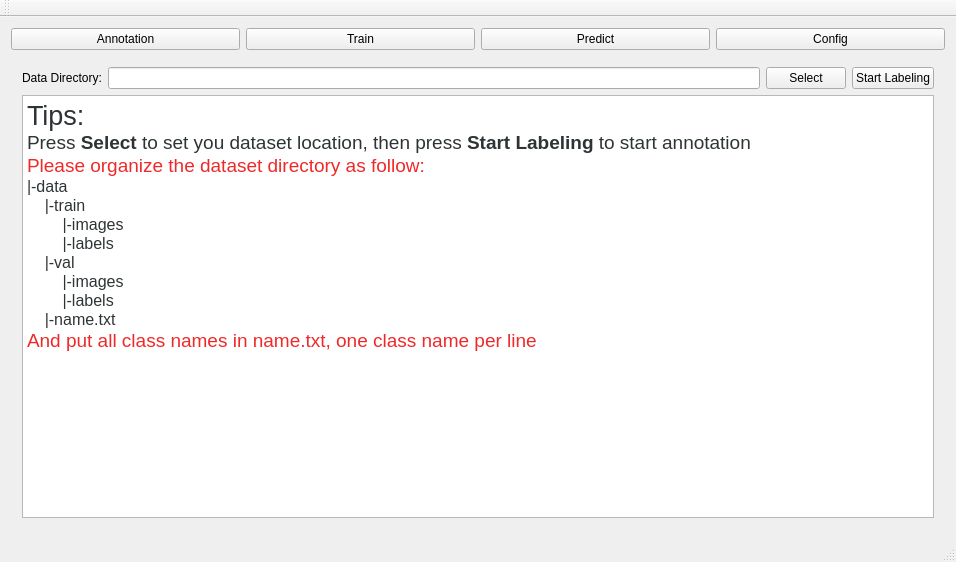
<?xml version="1.0" encoding="UTF-8"?>
<ui version="4.0">
 <class>MainWindow</class>
 <widget class="QMainWindow" name="MainWindow">
  <property name="geometry">
   <rect>
    <x>0</x>
    <y>0</y>
    <width>956</width>
    <height>562</height>
   </rect>
  </property>
  <property name="maximumSize">
   <size>
    <width>1280</width>
    <height>720</height>
   </size>
  </property>
  <property name="windowTitle">
   <string>Train Wizard</string>
  </property>
  <widget class="QWidget" name="centralWidget">
   <property name="maximumSize">
    <size>
     <width>1280</width>
     <height>720</height>
    </size>
   </property>
   <layout class="QVBoxLayout" name="verticalLayout_8">
    <item>
     <layout class="QVBoxLayout" name="verticalLayout_3">
      <item>
       <layout class="QHBoxLayout" name="horizontalLayout_4">
        <item>
         <widget class="QPushButton" name="NextButton">
          <property name="text">
           <string>Annotation</string>
          </property>
         </widget>
        </item>
        <item>
         <widget class="QPushButton" name="p1RunButton">
          <property name="text">
           <string>Train</string>
          </property>
         </widget>
        </item>
        <item>
         <widget class="QPushButton" name="p1JumpButton">
          <property name="text">
           <string>Predict</string>
          </property>
         </widget>
        </item>
        <item>
         <widget class="QPushButton" name="p1ConfigButton">
          <property name="text">
           <string>Config</string>
          </property>
         </widget>
        </item>
       </layout>
      </item>
      <item>
       <widget class="QStackedWidget" name="stackedWidget">
        <property name="frameShadow">
         <enum>QFrame::Plain</enum>
        </property>
        <property name="currentIndex">
         <number>0</number>
        </property>
        <widget class="QWidget" name="page_annotation">
         <layout class="QVBoxLayout" name="verticalLayout_4">
          <item>
           <layout class="QVBoxLayout" name="verticalLayout_2">
            <item>
             <layout class="QHBoxLayout" name="horizontalLayout_2">
              <item>
               <widget class="QLabel" name="DataDirLabel">
                <property name="text">
                 <string>Data Directory:</string>
                </property>
               </widget>
              </item>
              <item>
               <widget class="QLineEdit" name="DirShowLineEdit"/>
              </item>
              <item>
               <widget class="QPushButton" name="DirSelecButton">
                <property name="text">
                 <string>Select</string>
                </property>
               </widget>
              </item>
              <item>
               <widget class="QPushButton" name="p1startLabelButton">
                <property name="text">
                 <string>Start Labeling</string>
                </property>
               </widget>
              </item>
             </layout>
            </item>
            <item>
             <widget class="QTextBrowser" name="textBrowser">
              <property name="html">
               <string>&lt;!DOCTYPE HTML PUBLIC &quot;-//W3C//DTD HTML 4.0//EN&quot; &quot;http://www.w3.org/TR/REC-html40/strict.dtd&quot;&gt;
&lt;html&gt;&lt;head&gt;&lt;meta name=&quot;qrichtext&quot; content=&quot;1&quot; /&gt;&lt;style type=&quot;text/css&quot;&gt;
p, li { white-space: pre-wrap; }
&lt;/style&gt;&lt;/head&gt;&lt;body style=&quot; font-family:'Ubuntu'; font-size:11pt; font-weight:400; font-style:normal;&quot;&gt;
&lt;p style=&quot; margin-top:0px; margin-bottom:0px; margin-left:0px; margin-right:0px; -qt-block-indent:0; text-indent:0px;&quot;&gt;&lt;span style=&quot; font-size:20pt; color:#2e3436;&quot;&gt;Tips:&lt;/span&gt;&lt;/p&gt;
&lt;p style=&quot; margin-top:0px; margin-bottom:0px; margin-left:0px; margin-right:0px; -qt-block-indent:0; text-indent:0px;&quot;&gt;&lt;span style=&quot; font-size:14pt; color:#2e3436;&quot;&gt;Press &lt;/span&gt;&lt;span style=&quot; font-size:14pt; font-weight:600; color:#2e3436;&quot;&gt;Select&lt;/span&gt;&lt;span style=&quot; font-size:14pt; color:#2e3436;&quot;&gt; to set you dataset location, then press &lt;/span&gt;&lt;span style=&quot; font-size:14pt; font-weight:600; color:#2e3436;&quot;&gt;Start Labeling&lt;/span&gt;&lt;span style=&quot; font-size:14pt; color:#2e3436;&quot;&gt; to start annotation&lt;/span&gt;&lt;/p&gt;
&lt;p style=&quot; margin-top:0px; margin-bottom:0px; margin-left:0px; margin-right:0px; -qt-block-indent:0; text-indent:0px;&quot;&gt;&lt;span style=&quot; font-size:14pt; color:#ef2929;&quot;&gt;Please organize the dataset directory as follow:&lt;/span&gt;&lt;/p&gt;
&lt;p style=&quot; margin-top:0px; margin-bottom:0px; margin-left:0px; margin-right:0px; -qt-block-indent:0; text-indent:0px;&quot;&gt;&lt;span style=&quot; font-size:12pt; color:#2e3436;&quot;&gt;|-data&lt;/span&gt;&lt;/p&gt;
&lt;p style=&quot; margin-top:0px; margin-bottom:0px; margin-left:0px; margin-right:0px; -qt-block-indent:0; text-indent:0px;&quot;&gt;&lt;span style=&quot; font-size:12pt; color:#2e3436;&quot;&gt;    |-train&lt;/span&gt;&lt;/p&gt;
&lt;p style=&quot; margin-top:0px; margin-bottom:0px; margin-left:0px; margin-right:0px; -qt-block-indent:0; text-indent:0px;&quot;&gt;&lt;span style=&quot; font-size:12pt; color:#2e3436;&quot;&gt;        |-images&lt;/span&gt;&lt;/p&gt;
&lt;p style=&quot; margin-top:0px; margin-bottom:0px; margin-left:0px; margin-right:0px; -qt-block-indent:0; text-indent:0px;&quot;&gt;&lt;span style=&quot; font-size:12pt; color:#2e3436;&quot;&gt;        |-labels&lt;/span&gt;&lt;/p&gt;
&lt;p style=&quot; margin-top:0px; margin-bottom:0px; margin-left:0px; margin-right:0px; -qt-block-indent:0; text-indent:0px;&quot;&gt;&lt;span style=&quot; font-size:12pt; color:#2e3436;&quot;&gt;    |-val&lt;/span&gt;&lt;/p&gt;
&lt;p style=&quot; margin-top:0px; margin-bottom:0px; margin-left:0px; margin-right:0px; -qt-block-indent:0; text-indent:0px;&quot;&gt;&lt;span style=&quot; font-size:12pt; color:#2e3436;&quot;&gt;        |-images&lt;/span&gt;&lt;/p&gt;
&lt;p style=&quot; margin-top:0px; margin-bottom:0px; margin-left:0px; margin-right:0px; -qt-block-indent:0; text-indent:0px;&quot;&gt;&lt;span style=&quot; font-size:12pt; color:#2e3436;&quot;&gt;        |-labels&lt;/span&gt;&lt;/p&gt;
&lt;p style=&quot; margin-top:0px; margin-bottom:0px; margin-left:0px; margin-right:0px; -qt-block-indent:0; text-indent:0px;&quot;&gt;&lt;span style=&quot; font-size:12pt; color:#2e3436;&quot;&gt;    |-name.txt&lt;/span&gt;&lt;/p&gt;
&lt;p style=&quot; margin-top:0px; margin-bottom:0px; margin-left:0px; margin-right:0px; -qt-block-indent:0; text-indent:0px;&quot;&gt;&lt;span style=&quot; font-size:14pt; color:#ef2929;&quot;&gt;And put all class names in name.txt, one class name per line&lt;/span&gt;&lt;/p&gt;&lt;/body&gt;&lt;/html&gt;</string>
              </property>
             </widget>
            </item>
           </layout>
          </item>
         </layout>
        </widget>
        <widget class="QWidget" name="page_train">
         <layout class="QVBoxLayout" name="verticalLayout_7">
          <item>
           <layout class="QVBoxLayout" name="verticalLayout_9">
            <item>
             <layout class="QHBoxLayout" name="horizontalLayout_8">
              <item>
               <widget class="QLabel" name="trainEpochLabel">
                <property name="text">
                 <string>Epoch:</string>
                </property>
                <property name="alignment">
                 <set>Qt::AlignRight|Qt::AlignTrailing|Qt::AlignVCenter</set>
                </property>
               </widget>
              </item>
              <item>
               <widget class="QSpinBox" name="trainEpochSpinBox">
                <property name="minimum">
                 <number>1</number>
                </property>
                <property name="maximum">
                 <number>200</number>
                </property>
                <property name="value">
                 <number>50</number>
                </property>
               </widget>
              </item>
              <item>
               <widget class="QPushButton" name="trainRunButton">
                <property name="text">
                 <string>Run</string>
                </property>
                <property name="autoDefault">
                 <bool>false</bool>
                </property>
                <property name="default">
                 <bool>false</bool>
                </property>
                <property name="flat">
                 <bool>false</bool>
                </property>
               </widget>
              </item>
              <item>
               <widget class="QPushButton" name="trainStopButton">
                <property name="text">
                 <string>Stop</string>
                </property>
               </widget>
              </item>
             </layout>
            </item>
            <item>
             <widget class="QTextBrowser" name="textBrowser_3">
              <property name="frameShape">
               <enum>QFrame::NoFrame</enum>
              </property>
              <property name="frameShadow">
               <enum>QFrame::Plain</enum>
              </property>
              <property name="html">
               <string>&lt;!DOCTYPE HTML PUBLIC &quot;-//W3C//DTD HTML 4.0//EN&quot; &quot;http://www.w3.org/TR/REC-html40/strict.dtd&quot;&gt;
&lt;html&gt;&lt;head&gt;&lt;meta name=&quot;qrichtext&quot; content=&quot;1&quot; /&gt;&lt;style type=&quot;text/css&quot;&gt;
p, li { white-space: pre-wrap; }
&lt;/style&gt;&lt;/head&gt;&lt;body style=&quot; font-family:'Ubuntu'; font-size:11pt; font-weight:400; font-style:normal;&quot;&gt;
&lt;p style=&quot; margin-top:0px; margin-bottom:0px; margin-left:0px; margin-right:0px; -qt-block-indent:0; text-indent:0px;&quot;&gt;&lt;span style=&quot; font-size:20pt; color:#2e3436;&quot;&gt;Tips:&lt;/span&gt;&lt;/p&gt;
&lt;p style=&quot; margin-top:0px; margin-bottom:0px; margin-left:0px; margin-right:0px; -qt-block-indent:0; text-indent:0px;&quot;&gt;&lt;span style=&quot; font-size:14pt;&quot;&gt;Press &lt;/span&gt;&lt;span style=&quot; font-size:14pt; font-weight:600;&quot;&gt;Run&lt;/span&gt;&lt;span style=&quot; font-size:14pt;&quot;&gt; to start training the model&lt;/span&gt;&lt;/p&gt;&lt;/body&gt;&lt;/html&gt;</string>
              </property>
             </widget>
            </item>
           </layout>
          </item>
         </layout>
        </widget>
        <widget class="QWidget" name="page_predict">
         <layout class="QVBoxLayout" name="verticalLayout_10">
          <item>
           <layout class="QVBoxLayout" name="verticalLayout">
            <item>
             <layout class="QHBoxLayout" name="horizontalLayout">
              <item>
               <widget class="QLabel" name="predictVideopathLabel">
                <property name="text">
                 <string>Video Path:</string>
                </property>
               </widget>
              </item>
              <item>
               <widget class="QLineEdit" name="predVideopathlineEdit"/>
              </item>
              <item>
               <widget class="QPushButton" name="predVidelselectButton">
                <property name="text">
                 <string>Select</string>
                </property>
               </widget>
              </item>
              <item>
               <widget class="QPushButton" name="predVideoRunButton">
                <property name="text">
                 <string>Run</string>
                </property>
               </widget>
              </item>
             </layout>
            </item>
            <item>
             <layout class="QHBoxLayout" name="horizontalLayout_9">
              <item>
               <widget class="QLabel" name="predModelpathLabel">
                <property name="text">
                 <string>Model Path:</string>
                </property>
               </widget>
              </item>
              <item>
               <widget class="QLineEdit" name="predModelpathlineEdit">
                <property name="text">
                 <string>/opt/tmp/weights/best.pt</string>
                </property>
               </widget>
              </item>
              <item>
               <widget class="QPushButton" name="predModelselectButton">
                <property name="text">
                 <string>Select</string>
                </property>
               </widget>
              </item>
             </layout>
            </item>
           </layout>
          </item>
         </layout>
        </widget>
        <widget class="QWidget" name="page_transfer">
         <layout class="QHBoxLayout" name="horizontalLayout_6">
          <item>
           <layout class="QVBoxLayout" name="verticalLayout_5">
            <item>
             <layout class="QHBoxLayout" name="horizontalLayout_5">
              <item>
               <widget class="QPushButton" name="getRetButton">
                <property name="text">
                 <string>Show Result</string>
                </property>
               </widget>
              </item>
              <item>
               <widget class="QLabel" name="IpLabel">
                <property name="text">
                 <string>IP Address:</string>
                </property>
               </widget>
              </item>
              <item>
               <widget class="QLineEdit" name="IpLineEdit">
                <property name="text">
                 <string>192.168.4.57</string>
                </property>
               </widget>
              </item>
              <item>
               <widget class="QPushButton" name="ConnectButton">
                <property name="text">
                 <string>Connect</string>
                </property>
               </widget>
              </item>
              <item>
               <widget class="QPushButton" name="TransButton">
                <property name="enabled">
                 <bool>false</bool>
                </property>
                <property name="text">
                 <string>Transfer</string>
                </property>
               </widget>
              </item>
              <item>
               <widget class="QPushButton" name="restartButton">
                <property name="text">
                 <string>Restart</string>
                </property>
               </widget>
              </item>
             </layout>
            </item>
            <item>
             <widget class="QTextBrowser" name="textBrowser_4">
              <property name="html">
               <string>&lt;!DOCTYPE HTML PUBLIC &quot;-//W3C//DTD HTML 4.0//EN&quot; &quot;http://www.w3.org/TR/REC-html40/strict.dtd&quot;&gt;
&lt;html&gt;&lt;head&gt;&lt;meta name=&quot;qrichtext&quot; content=&quot;1&quot; /&gt;&lt;style type=&quot;text/css&quot;&gt;
p, li { white-space: pre-wrap; }
&lt;/style&gt;&lt;/head&gt;&lt;body style=&quot; font-family:'Ubuntu'; font-size:11pt; font-weight:400; font-style:normal;&quot;&gt;
&lt;p style=&quot; margin-top:0px; margin-bottom:0px; margin-left:0px; margin-right:0px; -qt-block-indent:0; text-indent:0px;&quot;&gt;&lt;span style=&quot; font-size:14pt; color:#ef2929;&quot;&gt;Training completed, now transfer model to your board&lt;/span&gt;&lt;/p&gt;&lt;/body&gt;&lt;/html&gt;</string>
              </property>
             </widget>
            </item>
            <item>
             <widget class="QProgressBar" name="progressBar">
              <property name="value">
               <number>0</number>
              </property>
             </widget>
            </item>
           </layout>
          </item>
         </layout>
        </widget>
        <widget class="QWidget" name="page_test">
         <layout class="QHBoxLayout" name="horizontalLayout_7">
          <item>
           <layout class="QVBoxLayout" name="verticalLayout_6">
            <item>
             <layout class="QHBoxLayout" name="horizontalLayout_3">
              <item>
               <spacer name="horizontalSpacer">
                <property name="orientation">
                 <enum>Qt::Horizontal</enum>
                </property>
                <property name="sizeHint" stdset="0">
                 <size>
                  <width>249</width>
                  <height>20</height>
                 </size>
                </property>
               </spacer>
              </item>
              <item>
               <widget class="QPushButton" name="runLmButton">
                <property name="text">
                 <string>Start Labeling</string>
                </property>
               </widget>
              </item>
              <item>
               <widget class="QPushButton" name="backButton">
                <property name="text">
                 <string>Back</string>
                </property>
               </widget>
              </item>
              <item>
               <widget class="QPushButton" name="p2nextButton">
                <property name="text">
                 <string>Next</string>
                </property>
               </widget>
              </item>
             </layout>
            </item>
            <item>
             <widget class="QTextBrowser" name="textBrowser_2">
              <property name="frameShape">
               <enum>QFrame::NoFrame</enum>
              </property>
              <property name="frameShadow">
               <enum>QFrame::Plain</enum>
              </property>
              <property name="html">
               <string>&lt;!DOCTYPE HTML PUBLIC &quot;-//W3C//DTD HTML 4.0//EN&quot; &quot;http://www.w3.org/TR/REC-html40/strict.dtd&quot;&gt;
&lt;html&gt;&lt;head&gt;&lt;meta name=&quot;qrichtext&quot; content=&quot;1&quot; /&gt;&lt;style type=&quot;text/css&quot;&gt;
p, li { white-space: pre-wrap; }
&lt;/style&gt;&lt;/head&gt;&lt;body style=&quot; font-family:'Ubuntu'; font-size:11pt; font-weight:400; font-style:normal;&quot;&gt;
&lt;p style=&quot; margin-top:0px; margin-bottom:0px; margin-left:0px; margin-right:0px; -qt-block-indent:0; text-indent:0px;&quot;&gt;&lt;span style=&quot; font-size:20pt;&quot;&gt;Tips:&lt;/span&gt;&lt;/p&gt;
&lt;p style=&quot; margin-top:0px; margin-bottom:0px; margin-left:0px; margin-right:0px; -qt-block-indent:0; text-indent:0px;&quot;&gt;&lt;span style=&quot; font-size:14pt;&quot;&gt;Dataset is incomplete, press &lt;/span&gt;&lt;span style=&quot; font-size:14pt; font-weight:600;&quot;&gt;Start Labeling&lt;/span&gt;&lt;span style=&quot; font-size:14pt;&quot;&gt; to start annotation&lt;/span&gt;&lt;/p&gt;&lt;/body&gt;&lt;/html&gt;</string>
              </property>
             </widget>
            </item>
           </layout>
          </item>
         </layout>
        </widget>
       </widget>
      </item>
     </layout>
    </item>
   </layout>
  </widget>
  <widget class="QMenuBar" name="menuBar">
   <property name="geometry">
    <rect>
     <x>0</x>
     <y>0</y>
     <width>956</width>
     <height>22</height>
    </rect>
   </property>
  </widget>
  <widget class="QToolBar" name="mainToolBar">
   <attribute name="toolBarArea">
    <enum>TopToolBarArea</enum>
   </attribute>
   <attribute name="toolBarBreak">
    <bool>false</bool>
   </attribute>
  </widget>
  <widget class="QStatusBar" name="statusBar"/>
 </widget>
 <layoutdefault spacing="6" margin="11"/>
 <resources/>
 <connections/>
</ui>
